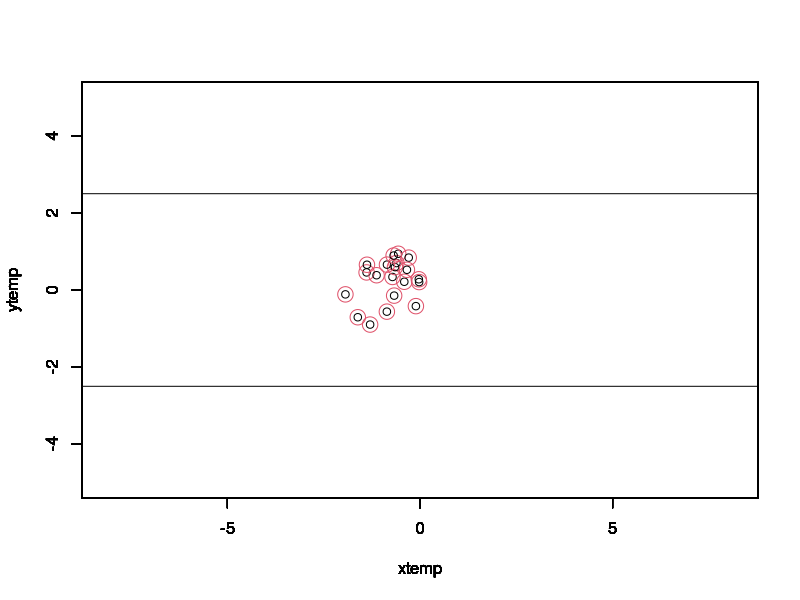
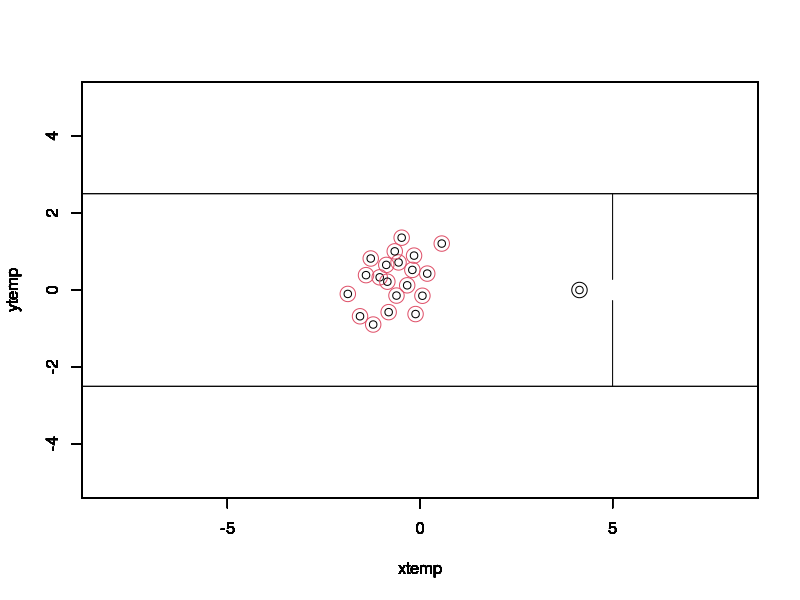
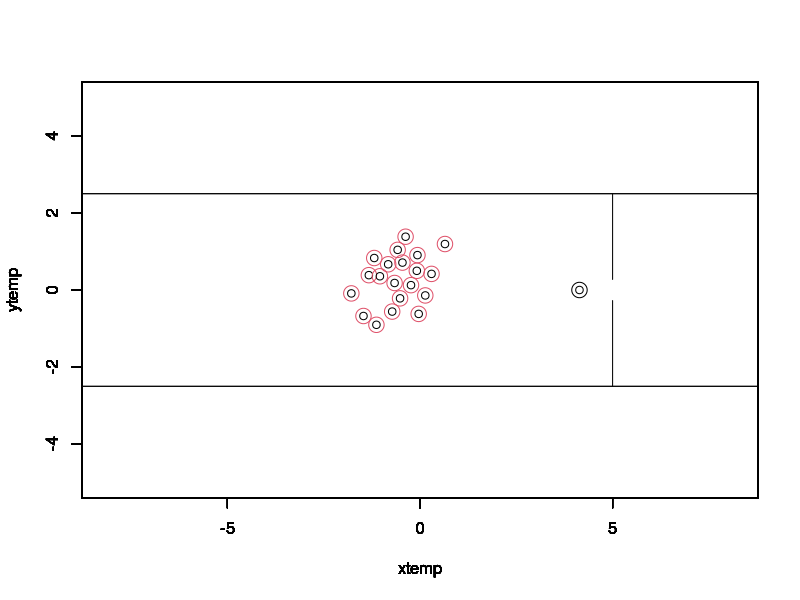
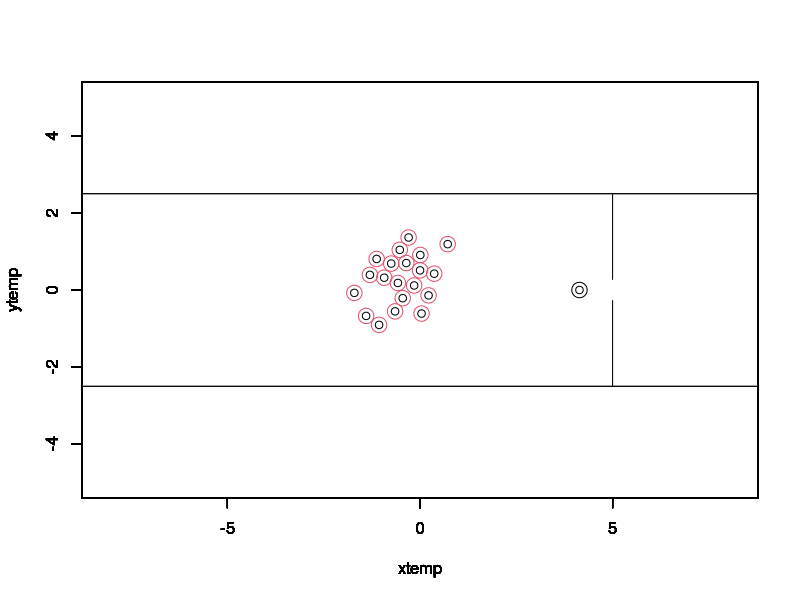
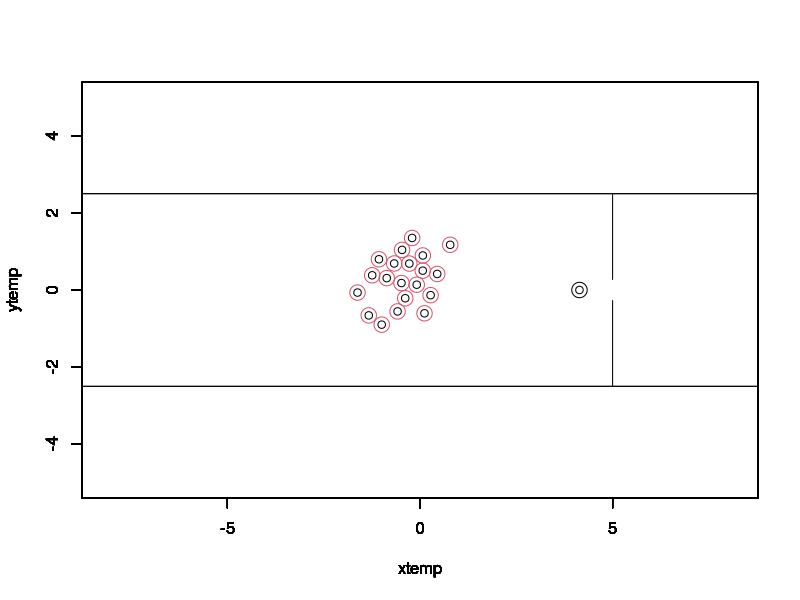
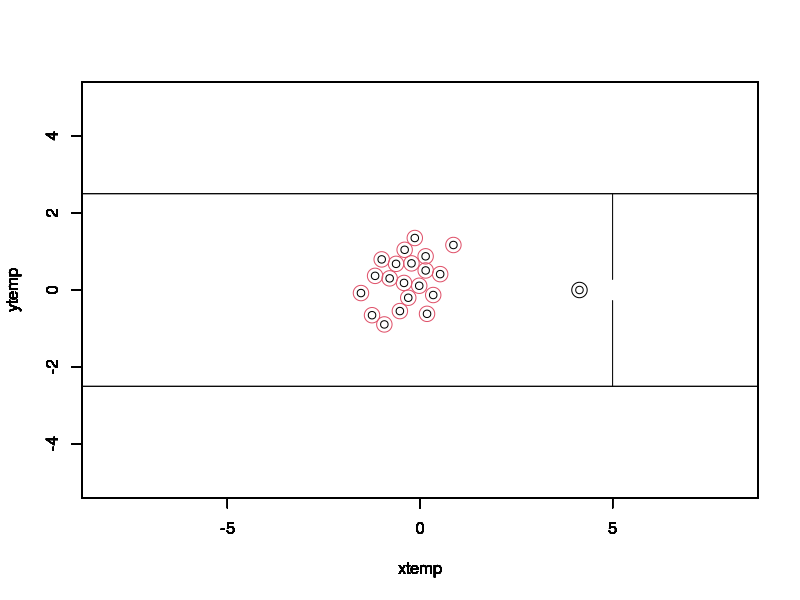
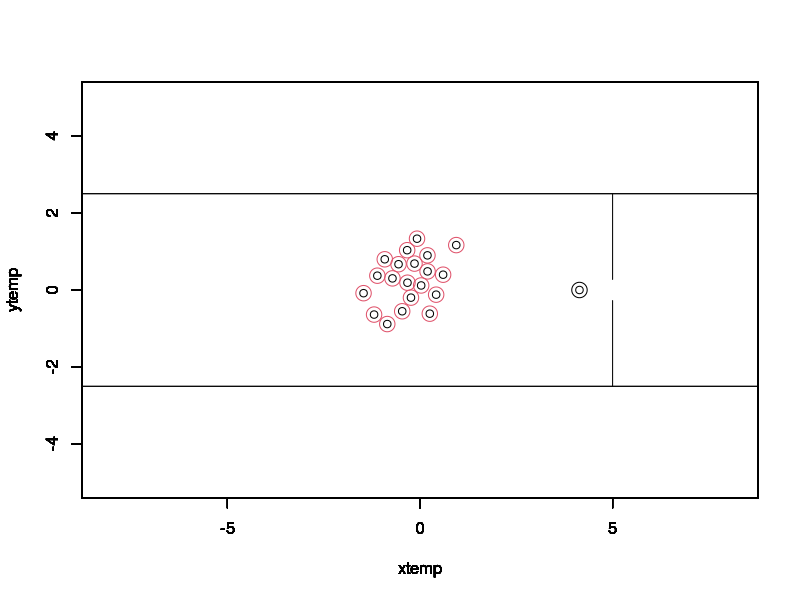
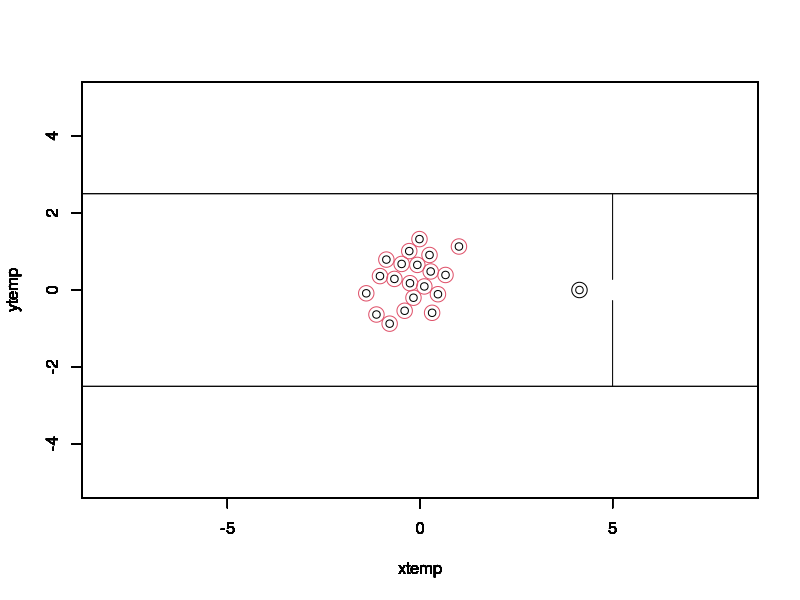

Here is the R script that generated these plots, in order: (Note: a time limit stopped this script after it produced the figures.)
#dev.off()
alpha=pi/3
A=1
B=1
minustrue=1
obstaclex=c(4.14)

radiusob=0.2
riztance=1.5
corridorw=2

A=A*radiusob
B=B*radiusob
cyclecount=0

N=20
tevacuation=numeric(N)
runcount=1
maxruncount=100
maxtimercounter=100
dataa=numeric(maxruncount)
vardataa=numeric(maxruncount)
while(runcount<=maxruncount){
  
  #GENERATE AND PLOT SPHERES
  n=4
  N=20 #Set the number of people we want
  #Set the starting y-position of particles on right side of corridor
  xs=runif(N,-2,0)                   #Combine to get the starting x-positions of all of them
  ys=runif(N,-1,1)    #Uniform randomly set at which point in corridor the particles will appear
  zs=data.frame(xs,ys) #pair the positions up to get vector positions
  zcurrent=zs
  xcurrent=xs
  ycurrent=ys
  theta = seq(0, 2 * pi, length = 200) #setup for plotting circles
  radi=0.2
  r=numeric(N)+0.2                    #radii of particles are uniform normal
  i=1
  while(i<=N/2){                         #Plots the circles
    xtemp=as.numeric(zs[i,][1])
    ytemp=as.numeric(zs[i,][2])
    plot(xtemp,ytemp,xlim = c(-5,5),ylim=c(-5,5),asp=1)
    par(new=TRUE)
    lines(x = r[i] * cos(theta) + xtemp, y = r[i] * sin(theta) + ytemp,asp=1,xlim = c(1,10),ylim=c(-10,40),col=2)
    
    par(new=TRUE)
    i=i+1
  }
  while(i<=N){                         #Plots the circles
    xtemp=as.numeric(zs[i,][1])
    ytemp=as.numeric(zs[i,][2])
    plot(xtemp,ytemp,xlim = c(-5,5),ylim=c(-5,5),asp=1)
    par(new=TRUE)
    lines(x = r[i] * cos(theta) + xtemp, y = r[i] * sin(theta) + ytemp,asp=1,xlim = c(1,10),ylim=c(-10,40),col=2)
    
    par(new=TRUE)
    i=i+1
  }
  
  #GENERATE DESIRED SPEEDS AND MASSES OF PARTICLES (AND CONSTANT REACTION TIME AS SUGGESTED BY TEXTBOOK)
  speeddesired=numeric(N)+1.34
  m=1
  timercount=1
  tau=0.1
  vstartxl=numeric(N/2)+1.34
  vstartxr=numeric(N/2)+1.34
  vstartx=c(vstartxl,vstartxr)
  vstarty=numeric(N)
  vcurrentx=vstartx
  vcurrenty=vstarty
  vcurrent=data.frame(vcurrentx,vcurrenty)
  #SOME CONSTANT VALUES FOR THE MODEL
  speedmax=1.3*speeddesired
  #the lower the tau the more agressive the pedestrians
  tdelta=2
  V0=2.1
  sigma=0.3
  timestep=0.05
  tcount=0
  corridorw=5
  exitw=0.55
  exitxpos=5
  corridorarg=seq(-11,11,length=200)
  lines(x=corridorarg,y=numeric(200)+corridorw/2)
  par(new=TRUE)
  lines(x=corridorarg,y=numeric(200)-corridorw/2)
  par(new=TRUE)
  
  #DESIRED DIRECTION - The desired direction for corridor movement will just be straight along x axis
  xdesiredl=numeric(N/2)+exitxpos
  xdesiredr=numeric(N/2)+exitxpos
  xdesiredplace=c(xdesiredl,xdesiredr)
  ydesiredplace=numeric(N)
  placedesired=data.frame(xdesiredplace,ydesiredplace)
  dirdesired=placedesired-zcurrent
  xdesired=dirdesired[,1]
  ydesired=dirdesired[,2]
  
  
  i=1
  while(i<=N){
    dirdesiredtemp=c(xdesired[i],ydesired[i])
    xdesired[i]=xdesired[i]/(norm(dirdesiredtemp,type="2"))
    ydesired[i]=ydesired[i]/(norm(dirdesiredtemp,type="2"))
    i=i+1
  }
  xdesired=c(numeric(N/2)+exitxpos+0.1,numeric(N/2)+exitxpos+0.1)
  dirdesired=data.frame(xdesired,ydesired)
  #DESIRED VELOCITY
  vdesiredx=speeddesired*xdesired
  vdesiredy=speeddesired*ydesired
  vdesired=data.frame(vdesiredx,vdesiredy)
  
  
  
  
  
  
  
  
  
  
  
  
  #START OF MAIN LOOP
  while(tcount<N){
    par(new=FALSE)
    
    
    
    
    
    
    
    
    
    
    
    
    
    
    
    #ACCELERATION TERM TOWARDS DESIRED VELOCITY
    Fa=(1/tau)*(vdesired-vcurrent)
    
    #DIRECTION BETWEEN POSITIONS OF PARTICLES
    Dirx=matrix(0,N,N)
    i=1
    j=1
    while(i<=N){
      while(j<=N){
        Dirx[i,j]=xcurrent[i]-xcurrent[j]
        j=j+1
      }
      i=i+1
      j=1
    }
    
    Diry=matrix(0,N,N)
    i=1
    j=1
    while(i<=N){
      while(j<=N){
        Diry[i,j]=ycurrent[i]-ycurrent[j]
        j=j+1
      }
      i=i+1
      j=1
    }
    
    
    #SEMI-AXIS OF ELLIPSE CALCULATION
    #i=1
    #j=1
    #while(i<=N){
    #  while(j<=N){
    #    rtemp=c(Dirx[i,j],Diry[i,j])
    #    vtemp=c(vcurrent[j,1],vcurrent[j,2])
    #   dirtemp=c(dirdesired[j,1],dirdesired[j,2])
    #    b[i,j]=(1/2)*sqrt((norm(rtemp,type="2")+norm(rtemp-norm(vtemp,type="2")*tdelta*dirtemp,type="2"))^2-(norm(vtemp,type="2")*tdelta)^2)
    #    j=j+1
    #  }
    #  i=i+1
    # j=1
    #}
    
    
    #POTENTIALS BETWEEN PEDESTRIANS
    #Pp=matrix(0,N,N)
    #i=1
    #j=1
    #while(i<=N){
    #  while(j<=N){
    #    Pp[i,j]=V0*exp(-b[i,j]/sigma)
    #    j=j+1
    
    #  }
    #  i=i+1
    #  j=1
    #}
    
    
    
    
    #Ensuring opposite sign
    #  i=1
    #  j=1
    #  while(i<=N){
    #    while(j<=N){
    
    #      if(xcurrent[i]<xcurrent[j]){
    #       Fpedx[i,j]=-abs(Fpedx[i,j])
    #       Fpedx[j,i]=abs(Fpedx[j,i])
    #        j=j+1
    #      }
    #      else if(xcurrent[i]>xcurrent[j]){
    #        Fpedx[i,j]=abs(Fpedx[i,j])
    #       Fpedx[j,i]=-abs(Fpedx[j,i])
    #       j=j+1
    #     }
    #     else{j=j+1}
    
    
    
    #   }
    #   j=1
    #   i=i+1
    # }
    
    #  i=1
    #  j=1
    #  while(i<=N){
    #   while(j<=N){
    
    #     if(ycurrent[i]<ycurrent[j]){
    #       Fpedy[i,j]=-abs(Fpedy[i,j])
    #       Fpedy[j,i]=abs(Fpedy[j,i])
    #       j=j+1
    #      }
    #     else if(ycurrent[i]>ycurrent[j]){
    #       Fpedy[i,j]=abs(Fpedy[i,j])
    #       Fpedy[j,i]=-abs(Fpedy[j,i])
    #        j=j+1
    #     }
    #     else{j=j+1}
    
    
    #    }
    #    j=1
    #   i=i+1
    # }
    
    
    
    
    
    
    
    
    
    #OBTACLE REPULSION SETUP (CORRIDOR)- ASSUME CORRDOR IS 5m WIDE FOR NOW
    #corridor assumed between -3 and 3
    U0=10
    R=0.2
    
    #direction between pedestrian and closest wall position
    absmin <- function(x) { x[which.min( abs(x) )]}
    Dirwy=numeric(N)
    i=1
    while(i<=N){
      Dirwy[i]=absmin(c(ycurrent[i]-corridorw/2,ycurrent[i]+corridorw/2))
      i=i+1
    }
    
    Dirwx=numeric(N)
    
    
    
    
    #REPULSIVE OBSTACLES
    i=1
    Fpedwx=numeric(N)
    Fpedwy=numeric(N)
    
    while(i<=N){
      Pp<-function(Dirwx,Dirwy){
        B<-U0*exp(-norm(c(Dirwx,Dirwy),type="2")/R)
        return(B)
      }
      Partialxdir<-function(Dirwx,Dirwy){
        k=-1
        l=k-1
        m=k-2
        error=1
        while(error==1){
          B1<-(Pp(Dirwx+10^k,Dirwy)-Pp(Dirwx-10^k,Dirwy))/(2*10^k)
          B2<-(Pp(Dirwx+10^l,Dirwy)-Pp(Dirwx-10^l,Dirwy))/(2*10^l)
          B3<-(Pp(Dirwx+10^m,Dirwy)-Pp(Dirwx-10^m,Dirwy))/(2*10^m)
          e1=abs(B1-B2)
          e2=abs(B2-B3)
          k=k-1
          l=k-1
          m=k-2
          
          if(e1<=0.01 & e2<=0.01){
            error=0
          }
        }
        
        return(B3)
        
      }
      Partialydir<-function(xdir,ydir){
        k=-1
        l=k-1
        m=k-2
        error=1
        while(error==1){
          B1<-(Pp(xdir,ydir+10^k)-Pp(xdir,ydir-10^k))/(2*10^k)
          B2<-(Pp(xdir,ydir+10^l)-Pp(xdir,ydir-10^l))/(2*10^l)
          B3<-(Pp(xdir,ydir+10^m)-Pp(xdir,ydir-10^m))/(2*10^m)
          e1=abs(B1-B2)
          e2=abs(B2-B3)
          k=k-1
          l=k-1
          m=k-2
          
          if(e1<=0.01 & e2<=0.01){
            error=0
          }
        }
        
        return(B3)
        
        
        if(abs(ycurrent[i])<corridorw/2){
          Fpedwx[i]=-Partialxdir(Dirwx[i],Dirwy[i])
          Fpedwy[i]=-Partialydir(Dirwx[i],Dirwy[i])
          i=i+1
        }
        else{
          Fpedwx[i]=0
          Fpedwy[i]=-5*sign(ycurrent[i])
          i=i+1
        }
      }
      
      
      
      i=1
      while(i<=N){
        if(abs(ycurrent[i])<0.9){
          Fpedwx[i]=0
          Fpedwy[i]=0
          i=i+1
        }
        else{
          i=i+1
        }
      }
      
      
      
      
      #EXIT REPULSION
      
      
      #direction between pedestrian and closest wall position
      absmin <- function(x) { x[which.min( abs(x) )]}
      Dirwx=numeric(N)
      i=1
      while(i<=N){
        Dirwx[i]=xcurrent[i]-5
        i=i+1
      }
      
      Dirwy=numeric(N)
      
      
      
      #REPULSIVE OBSTACLES
      i=1
      Fpedwx2=numeric(N)
      Fpedwy2=numeric(N)
      
      while(i<=N){
        Pp<-function(Dirwx,Dirwy){
          B<-U0*exp(-norm(c(Dirwx,Dirwy),type="2")/R)
          return(B)
        }
        Partialxdir<-function(Dirwx,Dirwy){
          k=-1
          l=k-1
          m=k-2
          error=1
          while(error==1){
            B1<-(Pp(Dirwx+10^k,Dirwy)-Pp(Dirwx-10^k,Dirwy))/(2*10^k)
            B2<-(Pp(Dirwx+10^l,Dirwy)-Pp(Dirwx-10^l,Dirwy))/(2*10^l)
            B3<-(Pp(Dirwx+10^m,Dirwy)-Pp(Dirwx-10^m,Dirwy))/(2*10^m)
            e1=abs(B1-B2)
            e2=abs(B2-B3)
            k=k-1
            l=k-1
            m=k-2
            
            if(e1<=0.01 & e2<=0.01){
              error=0
            }
          }
          
          return(B3)
          
        }
        Partialydir<-function(xdir,ydir){
          k=-1
          l=k-1
          m=k-2
          error=1
          while(error==1){
            B1<-(Pp(xdir,ydir+10^k)-Pp(xdir,ydir-10^k))/(2*10^k)
            B2<-(Pp(xdir,ydir+10^l)-Pp(xdir,ydir-10^l))/(2*10^l)
            B3<-(Pp(xdir,ydir+10^m)-Pp(xdir,ydir-10^m))/(2*10^m)
            e1=abs(B1-B2)
            e2=abs(B2-B3)
            k=k-1
            l=k-1
            m=k-2
            
            if(e1<=0.01 & e2<=0.01){
              error=0
            }
          }
          
          return(B3)
          
        }
        if(abs(ycurrent[i])>exitw/2){
          Fpedwx2[i]=-Partialxdir(Dirwx[i],Dirwy[i])
          Fpedwy2[i]=-Partialydir(Dirwx[i],Dirwy[i])
          i=i+1
        }
        else{
          Fpedwx2[i]=0
          Fpedwy2[i]=0
          i=i+1
        }
      }
      
      
      
      
      
      
      
      
      #ADDITIONAL OBSTACLE REPULSION 
      
      #positions of obstacles
      nobstacles=length(obstaclex)
      obstacleznum=rep(1:2,length.out=nobstacles)
      obstacley=numeric(length(obstaclex))
      obstaclez=data.frame(obstaclex,obstacley)
      
      
      i=1
      j=1
      obstaclexdir=matrix(0,N,length(obstaclex))
      obstacleydir=matrix(0,N,length(obstaclex))
      while(i<=N){
        while(j<=length(obstaclex)){
          obstaclexdir[i,j]=as.numeric(xcurrent[i]-(radiusob*(zcurrent[i,]-obstaclez[j,])/norm(zcurrent[i,]-obstaclez[j,],"2")+obstaclez[j,])[1])
          obstacleydir[i,j]=as.numeric(ycurrent[i]-(radiusob*(zcurrent[i,]-obstaclez[j,])/norm(zcurrent[i,]-obstaclez[j,],"2")+obstaclez[j,])[2])
          j=j+1
        }
        j=1
        i=i+1
      }
      
      #Finding the forces
      
      i=1
      j=1
      Fpedox=matrix(0,N,length(obstaclex))
      Fpedoy=matrix(0,N,length(obstaclex))
      
      while(i<=N){
        while(j<=length(obstaclex)){
          Pp<-function(Dirwx,Dirwy){
            B<-U0*exp(-norm(c(Dirwx,Dirwy),type="2")/R)
            return(B)
          }
          Partialxdir<-function(Dirwx,Dirwy){
            k=-1
            l=k-1
            m=k-2
            error=1
            while(error==1){
              B1<-(Pp(Dirwx+10^k,Dirwy)-Pp(Dirwx-10^k,Dirwy))/(2*10^k)
              B2<-(Pp(Dirwx+10^l,Dirwy)-Pp(Dirwx-10^l,Dirwy))/(2*10^l)
              B3<-(Pp(Dirwx+10^m,Dirwy)-Pp(Dirwx-10^m,Dirwy))/(2*10^m)
              e1=abs(B1-B2)
              e2=abs(B2-B3)
              k=k-1
              l=k-1
              m=k-2
              
              if(e1<=0.01 & e2<=0.01){
                error=0
              }
            }
            
            return(B3)
            
          }
          Partialydir<-function(xdir,ydir){
            k=-1
            l=k-1
            m=k-2
            error=1
            while(error==1){
              B1<-(Pp(xdir,ydir+10^k)-Pp(xdir,ydir-10^k))/(2*10^k)
              B2<-(Pp(xdir,ydir+10^l)-Pp(xdir,ydir-10^l))/(2*10^l)
              B3<-(Pp(xdir,ydir+10^m)-Pp(xdir,ydir-10^m))/(2*10^m)
              e1=abs(B1-B2)
              e2=abs(B2-B3)
              k=k-1
              l=k-1
              m=k-2
              
              if(e1<=0.01 & e2<=0.01){
                error=0
              }
            }
            
            return(B3)
          }
          Fpedox[i,j]=-Partialxdir(obstaclexdir[i,j],obstacleydir[i,j])
          Fpedoy[i,j]=-Partialydir(obstaclexdir[i,j],obstacleydir[i,j])
          j=j+1
          
        }
        j=1
        i=i+1
      }
      
      
      
      
      
      
     
      
      
      
      #ENSURING NO PHASE THROUGH WALL
      
      #direction between pedestrian and closest wall position
      absmin <- function(x) { x[which.min( abs(x) )]}
      Dirwx=numeric(N)
      i=1
      while(i<=N){
        Dirwx[i]=xcurrent[i]-5.1
        i=i+1
      }
      
      Dirwy=numeric(N)
      
      
      
      #REPULSIVE OBSTACLES
      i=1
      Fpedwx3=numeric(N)
      Fpedwy3=numeric(N)
      
      while(i<=N){
        Pp<-function(Dirwx,Dirwy){
          B<-U0*exp(-norm(c(Dirwx,Dirwy),type="2")/R)
          return(B)
        }
        Partialxdir<-function(Dirwx,Dirwy){
          k=-1
          l=k-1
          m=k-2
          error=1
          while(error==1){
            B1<-(Pp(Dirwx+10^k,Dirwy)-Pp(Dirwx-10^k,Dirwy))/(2*10^k)
            B2<-(Pp(Dirwx+10^l,Dirwy)-Pp(Dirwx-10^l,Dirwy))/(2*10^l)
            B3<-(Pp(Dirwx+10^m,Dirwy)-Pp(Dirwx-10^m,Dirwy))/(2*10^m)
            e1=abs(B1-B2)
            e2=abs(B2-B3)
            k=k-1
            l=k-1
            m=k-2
            
            if(e1<=0.01 & e2<=0.01){
              error=0
            }
          }
          
          return(B3)
          
        }
        Partialydir<-function(xdir,ydir){
          k=-1
          l=k-1
          m=k-2
          error=1
          while(error==1){
            B1<-(Pp(xdir,ydir+10^k)-Pp(xdir,ydir-10^k))/(2*10^k)
            B2<-(Pp(xdir,ydir+10^l)-Pp(xdir,ydir-10^l))/(2*10^l)
            B3<-(Pp(xdir,ydir+10^m)-Pp(xdir,ydir-10^m))/(2*10^m)
            e1=abs(B1-B2)
            e2=abs(B2-B3)
            k=k-1
            l=k-1
            m=k-2
            
            if(e1<=0.01 & e2<=0.01){
              error=0
            }
          }
          
          return(B3)
          
        }
        if(abs(ycurrent[i])>exitw/2){
          Fpedwx3[i]=-Partialxdir(Dirwx[i],Dirwy[i])
          Fpedwy3[i]=-Partialydir(Dirwx[i],Dirwy[i])
          i=i+1
        }
        else{
          Fpedwx3[i]=0
          Fpedwy3[i]=0
          i=i+1
        }
      }
      
      
      
      
      
      #PEDESTRIAN ATTRACTION (LEAVE THIS FOR NOW)
      
      
      
      
      
      
      
      
      
      
      
      
      
      
      
      #TOTAL FORCE
      i=1
      j=1
      Ftotx=numeric(N)
      Ftoty=numeric(N)
      while(i<=N){
        if(abs(ycurrent[i])<corridorw/2){
          Ftotx[i]=Fa[i,1]+Fpedwx[i]+Fpedwx2[i]+Fpedwx3[i]+sum(Fpedox[i,])
          Ftoty[i]=Fa[i,2]+Fpedwy[i]+Fpedwy2[i]+Fpedwy3[i]+sum(Fpedoy[i,])
          i=i+1}
        else{
          Ftotx[i]=Fa[i,1]+Fpedwx[i]+Fpedwx2[i]+Fpedwx3[i]+sum(Fpedox[i,])
          Ftoty[i]=Fa[i,2]+Fpedwy[i]+Fpedwy2[i]+Fpedwy3[i]+sum(Fpedoy[i,])
          i=i+1
        }
      }
      
      
      #ACCELERATION - We just take it to be force + some fluctuations
      
      acurrentx=Ftotx/m+rnorm(N,0,0.05)
      acurrenty=Ftoty/m+rnorm(N,0,0.05)
      
      
      #CURRENT DESIRED VELOCITY WITHOUT LIMITATION
      wcurrentx=acurrentx*timestep+vcurrentx
      wcurrenty=acurrenty*timestep+vcurrenty
      wcurrent=data.frame(wcurrentx,wcurrenty)
      
      #NORIMATRIX
      
      #  i=1
      #   j=1
      #   norimatrix=matrix(0,N,N)
      #   while(i<=N){
      #    while(j<=N){
      #      vecty=zcurrent[i,]-zcurrent[j,]
      #       idotprod=vcurrentx[i]*vecty[1]+vcurrenty[i]*vecty[2]
      #      jdotprod=-vcurrentx[j]*vecty[1]-vcurrenty[j]*vecty[2]
      #      idotprod=max(idotprod,0)
      #      jdotprod=max(jdotprod,0)
      
      #      noriratio=as.numeric(abs(idotprod/(jdotprod+idotprod)))
      #     norimatrix[i,j]=noriratio
      #  
      #       j=j+1
      
      #   }
      ##   j=1
      #     i=i+1
      #  }
      
      #NEW POSITION BEFORE CALCULATING NEW VELOCITIES
      xcurrent=vcurrentx*timestep+xcurrent
      ycurrent=vcurrenty*timestep+ycurrent
      zcurrent=data.frame(xcurrent,ycurrent)
      
      i=1
      j=1
      k=1
      noricount=40
      while(k<=noricount){
        while(i<=N){
          while(j<=N){
            vecty=zcurrent[i,]-zcurrent[j,]
            nori=norm(zcurrent[i,]-zcurrent[j,],"2")
            if(nori<2*radi & i != j){
              #  idotprod=vcurrentx[i]*vecty[1]+vcurrenty[i]*vecty[2]
              #  jdotprod=vcurrentx[j]*vecty[1]+vcurrenty[j]*vecty[2]
              # noriratio=as.numeric(abs(idotprod/(jdotprod+idotprod)))
              zcurrent[i,]=zcurrent[i,]+(2*radi-nori)/2*(zcurrent[i,]-zcurrent[j,])/nori
              zcurrent[j,]=zcurrent[j,]-(2*radi-nori)/2*(zcurrent[i,]-zcurrent[j,])/nori
              j=j+1
            }
            else{j=j+1}
          }
          j=1
          i=i+1
        }
        k=k+1
      }
      
      
      xcurrent=zcurrent[,1]
      ycurrent=zcurrent[,2]
      
      
      
      #NO OVERLAP WITH OBSTACLES
      
      
      
      i=1
      j=1
      k=1
      noricount=5
      while(k<=noricount){
        while(i<=N){
          while(j<=nobstacles){
            
            
            if(obstacleznum[j]%%2==0){
              
              xrot=(xcurrent[i]-obstaclez[j,][1])*cos(alpha)-(ycurrent[i]-obstaclez[j,][2])*sin(alpha)+obstaclez[j,][1]
              yrot=(xcurrent[i]-obstaclez[j,][1])*sin(alpha)+(ycurrent[i]-obstaclez[j,][2])*cos(alpha)+obstaclez[j,][2]
            }
            else{
              xrot=(xcurrent[i]-obstaclez[j,][1])*cos(minustrue*alpha)-(ycurrent[i]-obstaclez[j,][2])*sin(minustrue*alpha)+obstaclez[j,][1]
              yrot=(xcurrent[i]-obstaclez[j,][1])*sin(minustrue*alpha)+(ycurrent[i]-obstaclez[j,][2])*cos(minustrue*alpha)+obstaclez[j,][2]
              
            }
            
            
            
            
            zrot=c(xrot,yrot)
            
            
            vecty=zrot-obstaclez[j,]
            nori=norm(vecty,"2")
            testy=(((xrot-radi*((vecty/nori)[1])-obstaclez[j,][1])^2)/(A^2))+(((yrot-radi*((vecty/nori)[2])-obstaclez[j,][2])^2)/(B^2))
            doty=vecty[1]
            nordoty=doty/nori
            angly=acos(nordoty)
            elipradi=(A*B)/sqrt(A^2*(sin(angly))^2+B^2*(cos(angly))^2)
            nori=norm(zrot-obstaclez[j,],"2")
            if(testy<1){
              #  idotprod=vcurrentx[i]*vecty[1]+vcurrenty[i]*vecty[2]
              #  jdotprod=vcurrentx[j]*vecty[1]+vcurrenty[j]*vecty[2]
              # noriratio=as.numeric(abs(idotprod/(jdotprod+idotprod)))
              zrot=zrot+(radi+as.numeric(elipradi)-nori)*(zrot-obstaclez[j,])/nori
              xrot=zrot[1]
              yrot=zrot[2]
              
              if(obstacleznum[j]%%2==0){
                xcurrent[i]=as.numeric(cos(alpha)*(as.numeric(xrot)-obstaclez[j,][1])+sin(alpha)*(as.numeric(yrot)-obstaclez[j,][2])+obstaclez[j,][1])
                ycurrent[i]=as.numeric(-sin(alpha)*(as.numeric(xrot)-obstaclez[j,][1])+cos(alpha)*(as.numeric(yrot)-obstaclez[j,][2])+obstaclez[j,][2])
              }
              else{
                xcurrent[i]=as.numeric(cos(minustrue*alpha)*(as.numeric(xrot)-obstaclez[j,][1])+sin(minustrue*alpha)*(as.numeric(yrot)-obstaclez[j,][2])+obstaclez[j,][1])
                ycurrent[i]=as.numeric(-sin(minustrue*alpha)*(as.numeric(xrot)-obstaclez[j,][1])+cos(minustrue*alpha)*(as.numeric(yrot)-obstaclez[j,][2])+obstaclez[j,][2])
              }
              j=j+1
            }
            else{j=j+1}
          }
          j=1
          i=i+1
        }
        k=k+1
      }
      
      
      
      zcurrent=data.frame(xcurrent,ycurrent)
      
      
      
      xcurrent=zcurrent[,1]
      ycurrent=zcurrent[,2]
      
      
      i=1
      while(i<=N){
        if(abs(ycurrent[i])>corridorw/2){
          ycurrent[i]=sign(ycurrent[i])*corridorw/2 +rnorm(1,0,0.01)
          i=i+1}
        else{i=i+1}
      }  #BAD CODE HERE SINCE IT MAKES BOTTOM STUFF GO UP
      zcurrent=data.frame(xcurrent,ycurrent)
      
      #NO PHASE THROUGH WALL
      
      i=1
      while(i<=N){
        if(xcurrent[i]>exitxpos-radi & xcurrent[i]<exitxpos+0.3 & abs(ycurrent[i])>exitw/2){
          xcurrent[i]=exitxpos-radi
          i=i+1
        }
        else{i=i+1}
      }
      
      i=1
      while(i<=N){
        if(xcurrent[i]>exitxpos+0.1){
          xcurrent[i]=runif(1,10000,20000)
          i=i+1}
        else{i=i+1}
      }
      
      xcurrent=xcurrent+rnorm(N,0,0.01)
      ycurrent=ycurrent+rnorm(N,0,0.01) 
      zcurrent=data.frame(xcurrent,ycurrent)
      
      
      
      
      
      
      
      
      
      
      
      #NO OVERLAP WITH OBSTACLES
      
      
      
      
      
      i=1
      j=1
      k=1
      noricount=5
      while(k<=noricount){
        while(i<=N){
          while(j<=nobstacles){
            vecty=zcurrent[i,]-obstaclez[j,]
            nori=norm(zcurrent[i,]-obstaclez[j,],"2")
            if(nori<radi+radiusob){
              #  idotprod=vcurrentx[i]*vecty[1]+vcurrenty[i]*vecty[2]
              #  jdotprod=vcurrentx[j]*vecty[1]+vcurrenty[j]*vecty[2]
              # noriratio=as.numeric(abs(idotprod/(jdotprod+idotprod)))
              zcurrent[i,]=zcurrent[i,]+(radi+radiusob-nori)*(zcurrent[i,]-obstaclez[j,])/nori
              j=j+1
            }
            else{j=j+1}
          }
          j=1
          i=i+1
        }
        k=k+1
      }
      
      
      xcurrent=zcurrent[,1]
      ycurrent=zcurrent[,2]
      
      
      
      
      
      
      
      
      
      
      
      
      
      
      
      
      
      
      
      
      
      
      
      
      
      
      
      
      #PLOTTING NEW POSITIONS
      
      i=1
      while(i<=N/2){                         #Plots the circles
        xtemp=as.numeric(zcurrent[i,][1])
        ytemp=as.numeric(zcurrent[i,][2])
        plot(xtemp,ytemp,xlim = c(-5,5),ylim=c(-5,5),asp=1)
        
        lines(x = r[i] * cos(theta) + xtemp, y = r[i] * sin(theta) + ytemp,asp=1,xlim = c(1,10),ylim=c(-10,40),col=2)
        
        par(new=TRUE)
        i=i+1
      }
      lines(x=corridorarg,y=numeric(200)+corridorw/2)
      par(new=TRUE)
      lines(x=corridorarg,y=numeric(200)-corridorw/2)
      par(new=TRUE)
      segments(x0 = exitxpos, y0 = - corridorw/2, x1 =exitxpos, y1 = (corridorw-exitw)/2- corridorw/2, col = "black")
      par(new=TRUE)
      segments(x0 = exitxpos, y0 = corridorw/2, x1 =exitxpos, y1 = -(corridorw-exitw)/2+ corridorw/2, col = "black")
      par(new=TRUE)
      
      while(i<=N){                         #Plots the circles
        xtemp=as.numeric(zcurrent[i,][1])
        ytemp=as.numeric(zcurrent[i,][2])
        plot(xtemp,ytemp,xlim = c(-5,5),ylim=c(-5,5),asp=1)
        
        lines(x = r[i] * cos(theta) + xtemp, y = r[i] * sin(theta) + ytemp,asp=1,xlim = c(1,10),ylim=c(-10,40),col=2)
        
        par(new=TRUE)
        i=i+1
      }
      i=1
      while(i<=length(obstaclex)){
        xtemp=as.numeric(obstaclez[i,][1])
        ytemp=as.numeric(obstaclez[i,][2])
        plot(xtemp,ytemp,xlim = c(-5,5),ylim=c(-5,5),asp=1)
        if(obstacleznum[i]%%2==0){
          lines(x =  A*cos(theta)*cos(alpha)+B*sin(theta)*sin(alpha)+xtemp, y =   B*sin(theta)*cos(alpha)-A*sin(alpha)*cos(theta) + ytemp,asp=1,xlim = c(1,10),ylim=c(-10,40),col=1)
        }
        else{ lines(x =  A*cos(theta)*cos(minustrue*alpha)+B*sin(theta)*sin(minustrue*alpha)+xtemp, y =   B*sin(theta)*cos(minustrue*alpha)-A*sin(minustrue*alpha)*cos(theta) + ytemp,asp=1,xlim = c(1,10),ylim=c(-10,40),col=1)}
        par(new=TRUE)
        i=i+1
      }
      par(new=TRUE)
      lines(x=corridorarg,y=numeric(200)+corridorw/2)
      par(new=TRUE)
      lines(x=corridorarg,y=numeric(200)-corridorw/2)
      par(new=TRUE)
      
      
      
      
      
      
      
      
      
      
      
      
      
      
      
      #CURRENT VELOCITY WITH MAX LIMITATION
      i=1
      j=1
      vcurrent=matrix(0,N,2)
      
      while(i<=2){
        while(j<=N){
          normtest=norm(c(wcurrent[j,1],wcurrent[j,2]),type="2")
          if(normtest<=speedmax[j]){
            vcurrent[j,i]=wcurrent[j,i]
          }
          else{
            vcurrent[j,i]=(wcurrent[j,i]*speedmax[j])/normtest
          }
          j=j+1
        }
        i=i+1
        j=1
      }
      
      vcurrentx=vcurrent[,1]
      vcurrenty=vcurrent[,2]
      
      #ADD THE NEW DESIRED DIRECTIONS AND VELOCITIES
      ydesiredplace=numeric(N)
      placedesired=data.frame(xdesiredplace,ydesiredplace)
      dirdesired=placedesired-zcurrent
      xdesired=dirdesired[,1]
      ydesired=dirdesired[,2]
      xdesiredpos=numeric(N)+exitxpos+0.1
      ydesiredpos=numeric(N)
      
      
      i=1
      while(i<=N){
        dirdesiredtemp=c(xdesired[i],ydesired[i])
        xdesired[i]=xdesired[i]/(norm(dirdesiredtemp,type="2"))
        ydesired[i]=ydesired[i]/(norm(dirdesiredtemp,type="2"))
        i=i+1
      }
      #xdesired=-(xcurrent-xdesiredpos)
      #ydesired=-(ycurrent-ydesiredpos)
      dirdesired=data.frame(xdesired,ydesired)
      
      #DESIRED VELOCITY
      vdesiredx=speeddesired*xdesired
      vdesiredy=speeddesired*ydesired
      vdesired=data.frame(vdesiredx,vdesiredy)
      
      
      #Keeping track of time to evacuate
      
      i=1
      while(i<=N){
        if(xcurrent[i]<100){
          tevacuation[i]=tevacuation[i]+1
        }
        else{}
        i=i+1
      }
      
      
      tcount=0
      i=1
      while(i<=N){
        if(xcurrent[i]>5){
          tcount=tcount+1
          i=i+1
        }
        else{i=i+1}
        
      }
      
      timercount=timercount+1
      
      
    }
    
    
    
    
    
    
    
  }
  dataa[runcount]=timercount
  w=1
  while(w<=N){
    tevacuation[w]=tevacuation[w]*0.05-(5-xs[w])/1.34
    w=w+1
  }
  vardataa[runcount]=var(tevacuation)
  runcount=runcount+1
}
